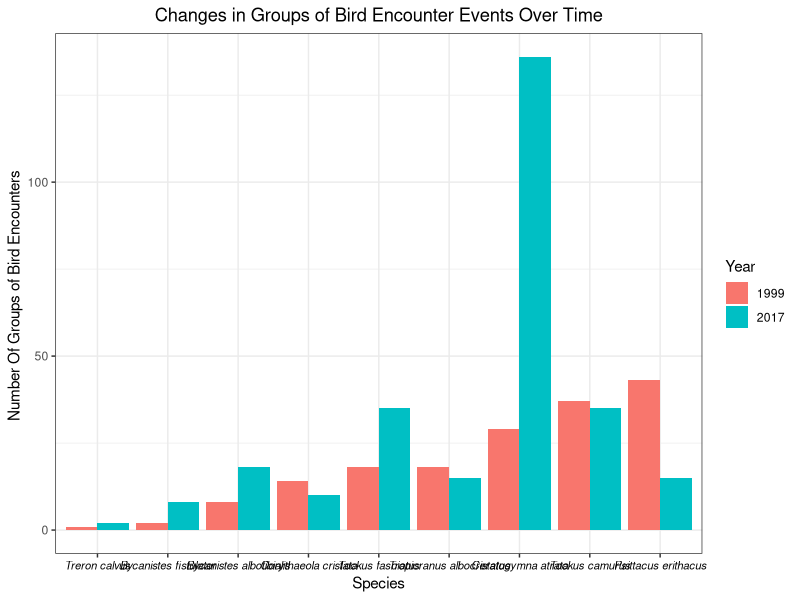
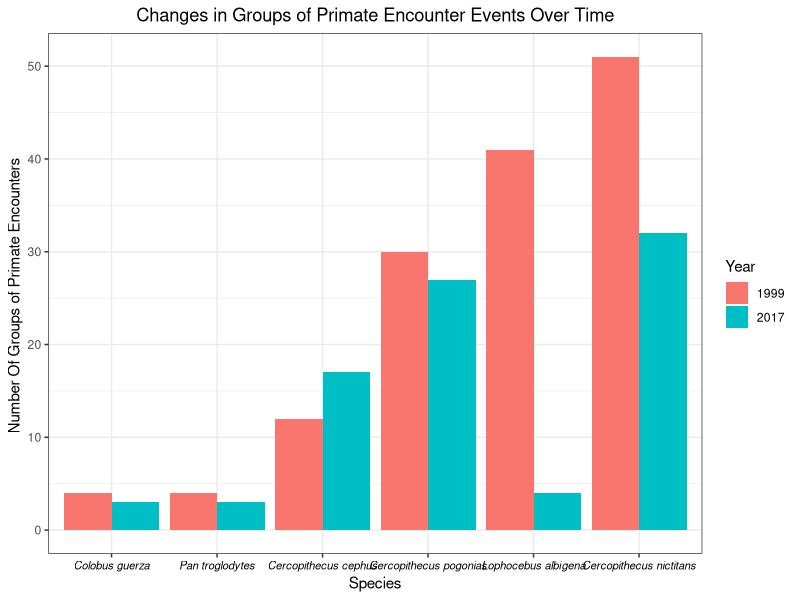
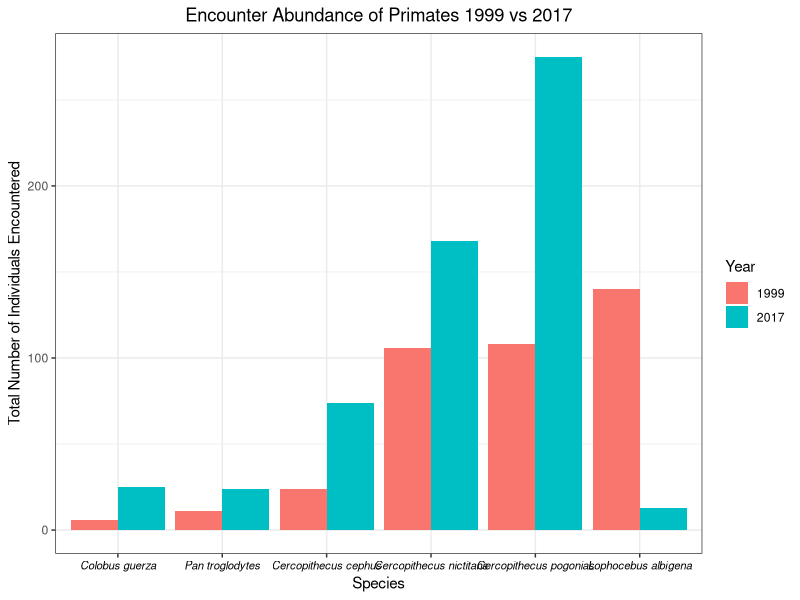
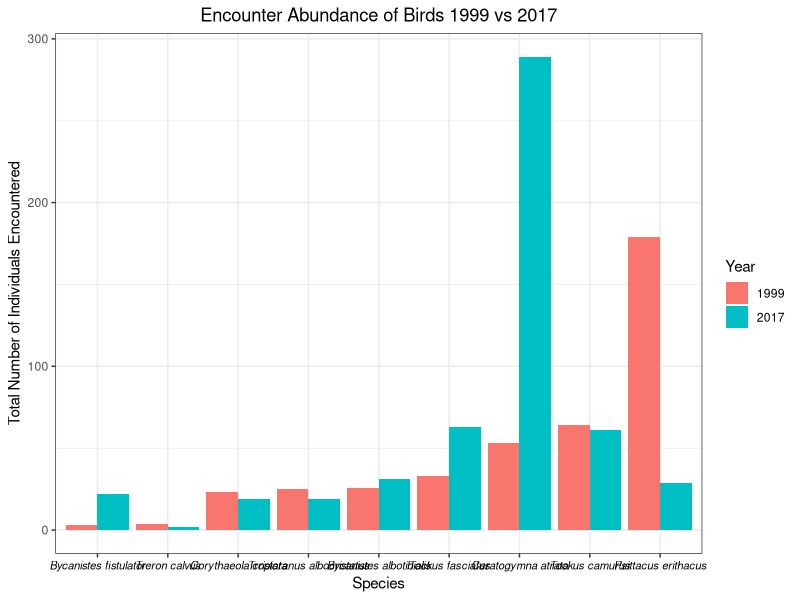
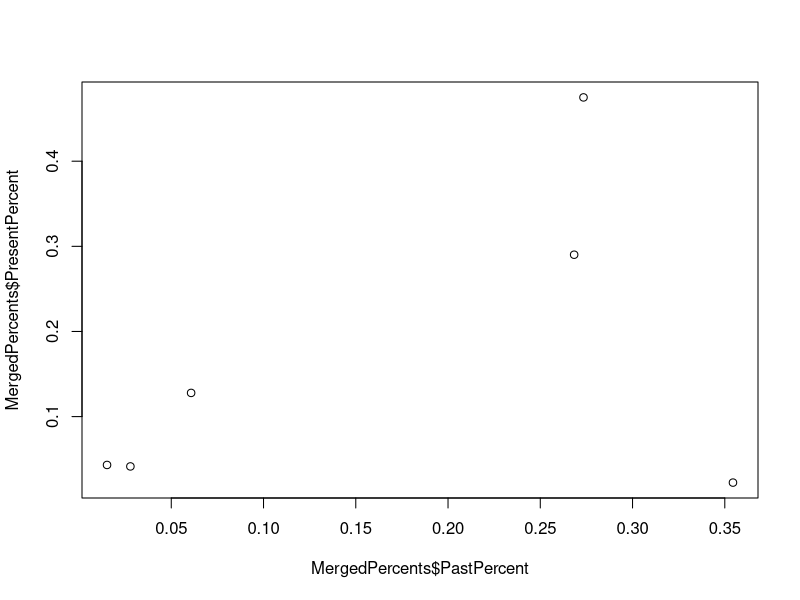
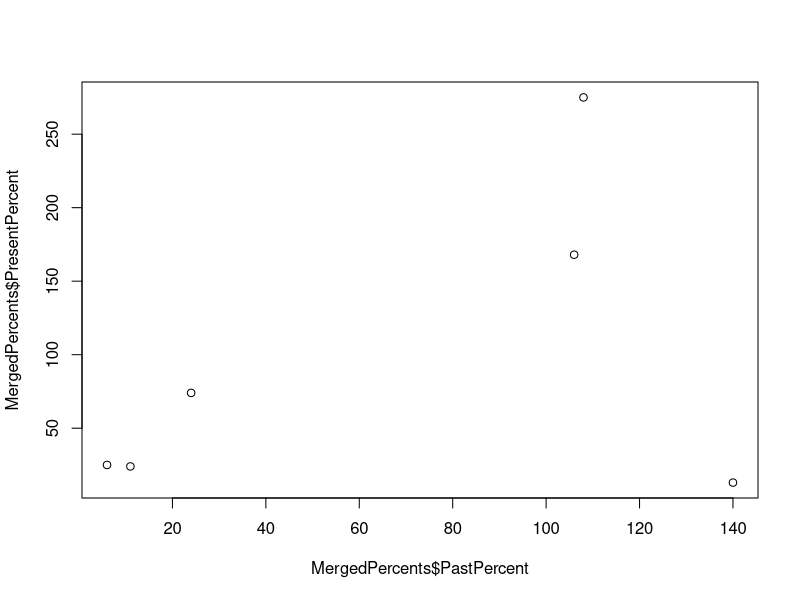
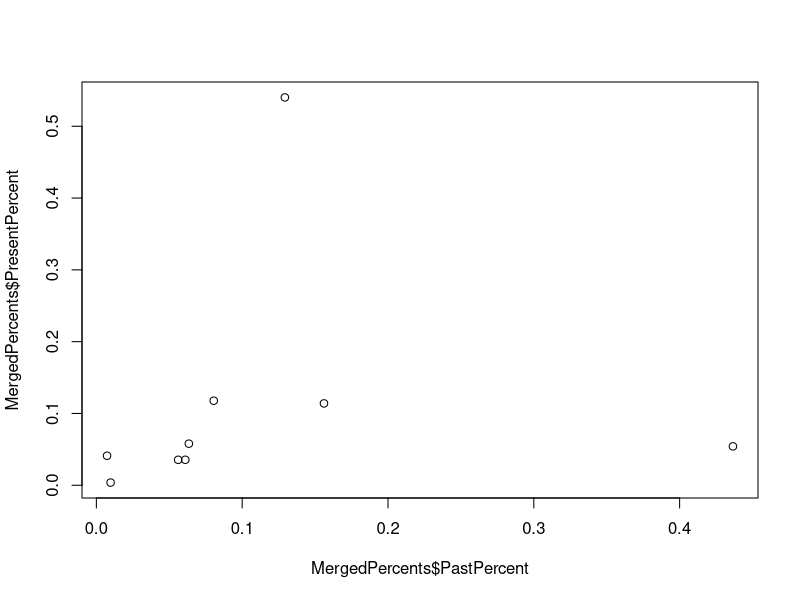
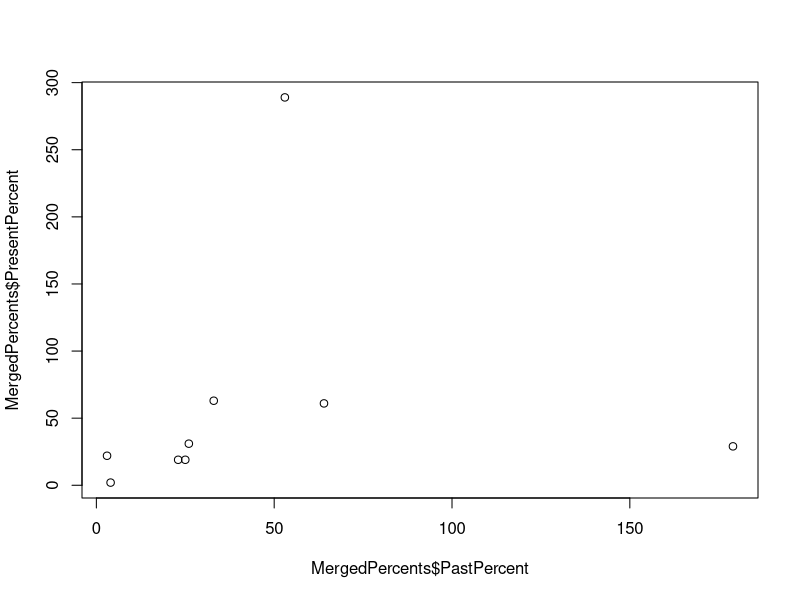

Write R code to recreate these figures, in order. (Note: this script raises an error after producing the figures.)
## ---- chunk 1
knitr::opts_chunk$set(echo = TRUE)
## ---- chunk 2


#import in Past dataset

Edited_Past_Data_1_2_ <- read.csv("../Cleaned FFA Data Jan And Feb/FFA1999March_7_2017.csv")
table(Edited_Past_Data_1_2_$Species)

#renaming datset

PastData <-Edited_Past_Data_1_2_

#Removing Turacos
PastData <- PastData[!(PastData$Species == "GT"),]

#grouping data into primates and birds
PastData$PrimateBird <- 0
PastData$PrimateBird[(PastData$Species == "GVT" | PastData$Species == "VT" | PastData$Species == "AGP" | PastData$Species == "APH" | PastData$Species == "BCH" | PastData$Species == "GBT" | PastData$Species == "GFP" | PastData$Species == "GT" | PastData$Species == "PPH" | PastData$Species == "RBDH" | PastData$Species == "WCH" | PastData$Species == "WTH")]="Bird"
PastData$PrimateBird[PastData$PrimateBird == 0] <- "Primate"


#Giving Each observation its Scientific Name for Graph labels
#Asteriks are to Show statistical significance
PastData$ScientificName <- "Unknown"
PastData$ScientificName[PastData$Species == "AGP"] = "Psittacus erithacus"
PastData$ScientificName[PastData$Species == "APH"] = "Tockus fasciatus" 
PastData$ScientificName[PastData$Species == "BCH"] = "Ceratogymna atrata"
PastData$ScientificName[PastData$Species == "GBT"] = "Corythaeola cristata"
PastData$ScientificName[PastData$Species == "PPH"] = "Bycanistes fistulator"
PastData$ScientificName[PastData$Species == "RBDH"] = "Tockus camurus"
PastData$ScientificName[PastData$Species == "WCH"] = "Tropicranus albocristatus"
PastData$ScientificName[PastData$Species == "WTH"] = "Bycanistes albotibialis"
PastData$ScientificName[PastData$Species == "GFP"] = "Treron calvus"

#Changing the Names of the  Primate species so they no longer are abbreviations. The asteriks Represent 
#Significant Differences

PastData$ScientificName[PastData$Species == "GCM"] = "Lophocebus albigena"
PastData$ScientificName[PastData$Species == "CRG"] = "Cercopithecus pogonias" 
PastData$ScientificName[PastData$Species == "WNG"] = "Cercopithecus nictitans"
PastData$ScientificName[PastData$Species == "MM"] = "Cercopithecus cephus"
PastData$ScientificName[PastData$Species == "CHIMP"] = "Pan troglodytes"
PastData$ScientificName[PastData$Species == "BWC"] = "Colobus guerza"

#Importing In Present Data set 
Winter2017FFAData <- read.csv("../Cleaned FFA Data Jan And Feb/FFA2017March_7_2017.csv")
#Data Has been Cleaned Using the Fixes Documented in The "Checking For Errors Document"
#Additionaly Two CRG observations were misrecorded as "GRG"" observations. 
#Fix: 
Winter2017FFAData$Species[(Winter2017FFAData$Species == "GRG")] = "CRG"
#Fix Number 2. "AGP" was recorded as "AGP " one time. Needs to be "AGP":
Winter2017FFAData$Species[(Winter2017FFAData$Species == "AGP ")] = "AGP"
#Table of how many times we recorded each of the different species. Not their abundance. 
table(Winter2017FFAData$Species)
#How many different species we found. There's 16.
unique(Winter2017FFAData$Species)
#Removing Fruit walk
Winter2017FFAData = Winter2017FFAData[!(Winter2017FFAData$Trail=="FW"),]
#Removing Things farther than 100 from Trail
Winter2017FFAData = Winter2017FFAData[Winter2017FFAData$Perp <= 100,]




#Removing Turacos
Winter2017FFAData <- Winter2017FFAData[!(Winter2017FFAData$Species == "GT"),]

#grouping data into primates and birds
Winter2017FFAData$PrimateBird <- 0
Winter2017FFAData$PrimateBird[(Winter2017FFAData$Species == "GVT" | Winter2017FFAData$Species == "VT" | Winter2017FFAData$Species == "AGP" | Winter2017FFAData$Species == "APH" | Winter2017FFAData$Species == "BCH" | Winter2017FFAData$Species == "GBT" | Winter2017FFAData$Species == "GFP" | Winter2017FFAData$Species == "GT" | Winter2017FFAData$Species == "PPH" | Winter2017FFAData$Species == "RBDH" | Winter2017FFAData$Species == "WCH" | Winter2017FFAData$Species == "WTH")]="Bird"
Winter2017FFAData$PrimateBird[Winter2017FFAData$PrimateBird == 0] <- "Primate"


#Giving Each observation its Scientific Name for Graph labels
#Asteriks are to Show statistical significance
Winter2017FFAData$ScientificName <- "Unknown"
Winter2017FFAData$ScientificName[Winter2017FFAData$Species == "AGP"] = "Psittacus erithacus"
Winter2017FFAData$ScientificName[Winter2017FFAData$Species == "APH"] = "Tockus fasciatus" 
Winter2017FFAData$ScientificName[Winter2017FFAData$Species == "BCH"] = "Ceratogymna atrata"
Winter2017FFAData$ScientificName[Winter2017FFAData$Species == "GBT"] = "Corythaeola cristata"
Winter2017FFAData$ScientificName[Winter2017FFAData$Species == "PPH"] = "Bycanistes fistulator"
Winter2017FFAData$ScientificName[Winter2017FFAData$Species == "RBDH"] = "Tockus camurus"
Winter2017FFAData$ScientificName[Winter2017FFAData$Species == "WCH"] = "Tropicranus albocristatus"
Winter2017FFAData$ScientificName[Winter2017FFAData$Species == "WTH"] = "Bycanistes albotibialis"
Winter2017FFAData$ScientificName[Winter2017FFAData$Species == "GFP"] = "Treron calvus"

#Changing the Names of the  Primate species so they no longer are abbreviations. The asteriks Represent 
#Significant Differences

Winter2017FFAData$ScientificName[Winter2017FFAData$Species == "GCM"] = "Lophocebus albigena"
Winter2017FFAData$ScientificName[Winter2017FFAData$Species == "CRG"] = "Cercopithecus pogonias" 
Winter2017FFAData$ScientificName[Winter2017FFAData$Species == "WNG"] = "Cercopithecus nictitans"
Winter2017FFAData$ScientificName[Winter2017FFAData$Species == "MM"] = "Cercopithecus cephus"
Winter2017FFAData$ScientificName[Winter2017FFAData$Species == "CHIMP"] = "Pan troglodytes"
Winter2017FFAData$ScientificName[Winter2017FFAData$Species == "BWC"] = "Colobus guerza"


#Labeling Old Data as Old, New Data as new

Winter2017FFAData$Year <- "2017"
PastData$Year <- "1999"

#Removing Columns that Can't be merged because they are of different units in the past and Present
ColumnsToRemovePresent <- names(Winter2017FFAData) %in% c("Time", "Distance.frm.Start")

ColumnsToRemovePast <- names(PastData) %in% c("Time", "Distance.frm.Start")

Winter2017FFAData <- Winter2017FFAData[,!ColumnsToRemovePresent]
PastData <- PastData[,!ColumnsToRemovePast]
## ---- chunk 3
require(dplyr)

MergedFFAData <- bind_rows(Winter2017FFAData, PastData)

table(MergedFFAData$Species)
table(MergedFFAData$Trail)
summary(MergedFFAData$Perp)

## ---- chunk 4
#Seperating into Primate Data and Bird Data
MergedFFADataBirds <- MergedFFAData[MergedFFAData$PrimateBird == "Bird",]
MergedFFADataPrimates <- MergedFFAData[MergedFFAData$PrimateBird == "Primate",]
## ---- chunk 5
#Creating a histogram of encounters
library(ggplot2)

##Attempting to Create Histogram Ordered by least Encountered Species in the past to most encountered species in the past

#Seperating Past And Present Data
MergedFFADataBirdsPast <- MergedFFADataBirds[MergedFFADataBirds$Year == "1999",]
#Summing Encounter Events by Species. Creating a "named vector"
SummarizedEncounterFFADataBirdsPast <- table(MergedFFADataBirdsPast$ScientificName)
#Finding the order of this named vector from smallest to largest
OrderOfPastEncounters <- order(SummarizedEncounterFFADataBirdsPast)
#Getting Names of Named vector ordered by encounter events!
OrderedBirdsPastEncounters <- names(SummarizedEncounterFFADataBirdsPast)[OrderOfPastEncounters]

#Factoring Merged Bird Data with new "levels" that are defined by our Order
MergedFFADataBirds$ScientificName <- factor(MergedFFADataBirds$ScientificName, levels = OrderedBirdsPastEncounters)

#Making a style for our graph to italicize Species Names
italic.16.text <- element_text(face = "italic", color = "black", size = 8)
## axis.text.x for x axis only

ggplot(MergedFFADataBirds, aes(fill=Year, x=ScientificName)) + geom_bar(position = "dodge") + ggtitle("Changes in Groups of Bird Encounter Events Over Time") + ylab("Number Of Groups of Bird Encounters ") + labs(fill = "Year", x = "Species") + theme(plot.title = element_text(color="black", size=14, face="bold.italic", hjust = 0.5)) + theme_bw() + theme(plot.title = element_text(hjust = 0.5),axis.text.x = italic.16.text)
## ---- chunk 6
#Creating a histogram of encounters
library(ggplot2)

#Seperating Primate Encounter into a past data frame so that histogram is order from lowest to highest encounter events of past
MergedFFADataPrimatesPast <- MergedFFADataPrimates[MergedFFADataPrimates$Year == "1999",]
#Getting Encounter events
SummarizedPastPrimateEncounters <- table(MergedFFADataPrimatesPast$ScientificName)
#Ordering Past Encounters by how often they show up in data set (lowest to highest)
OrderOfPastEncounters <- order(SummarizedPastPrimateEncounters)

#ATTEMPTING TO ORDER HISTOGRAM BY LOWEST TO HIGHEST ABUNDANCES OF PAST DATA. Lol did it
#First Get only Past Data
#Now set the levels of the Dataset we want to use, to be the Names of the ordered Past data from lowest number to highest. 
MergedFFADataPrimates$ScientificName <- factor(MergedFFADataPrimates$ScientificName, levels = names(SummarizedPastPrimateEncounters)[OrderOfPastEncounters])  # notice the changed order of factor levels

#Making a style for our graph to italicize Species Names
italic.16.text <- element_text(face = "italic", color = "black", size = 8)
## axis.text.x for x axis only




ggplot(MergedFFADataPrimates, aes(fill=Year, x=ScientificName)) + geom_bar(position = "dodge") + ggtitle("Changes in Groups of Primate Encounter Events Over Time") + ylab("Number Of Groups of Primate Encounters ") + labs(fill = "Year", x = "Species") + theme(plot.title = element_text(color="black", size=14, face="bold.italic", hjust = 0.5)) + theme_bw() + theme(plot.title = element_text(hjust = 0.5),axis.text.x = italic.16.text)
## ---- chunk 7
#Summing Number of Primate Species By  Year
NumberOfPrimatesByEncounter <- aggregate(Number ~ ScientificName + Year, MergedFFADataPrimates, sum)
#ATTEMPTING TO ORDER HISTOGRAM BY LOWEST TO HIGHEST ABUNDANCES OF PAST DATA. Lol did it
#First Get only Past Data
NumberOfPrimatesByEncounterPast <- NumberOfPrimatesByEncounter[NumberOfPrimatesByEncounter$Year == "1999",]
#Now set the levels of the Dataset we want to use, to be the Names of the ordered Past data from lowest number to highest. 
NumberOfPrimatesByEncounter$ScientificName <- factor(NumberOfPrimatesByEncounter$ScientificName, levels = NumberOfPrimatesByEncounterPast$ScientificName[order(NumberOfPrimatesByEncounterPast$Number)])  # notice the changed order of factor levels
#Graph
ggplot(NumberOfPrimatesByEncounter, aes(x = ScientificName, y = Number, fill = Year)) + geom_bar(stat = "identity", position  = "dodge") + ggtitle("Encounter Abundance of Primates 1999 vs 2017") + ylab("Total Number of Individuals Encountered") + labs(fill = "Year", x = "Species") +  theme(plot.title = element_text(color="black", size=14, face="bold.italic", hjust = 0.5)) + theme_bw() + theme(plot.title = element_text(hjust = 0.5),axis.text.x = italic.16.text)
ggsave("EncounterAbundancePrimates.png", width = 13, height = 8)

## ---- chunk 8
#Summing Number of Bird Species By  Year
NumberOfBirdsByEncounters <- aggregate(Number ~ ScientificName + Year, MergedFFADataBirds, sum)

#ATTEMPTING TO ORDER HISTOGRAM BY LOWEST TO HIGHEST ABUNDANCES OF PAST DATA. Lol did it
#First Get only Past Data
NumberOfBirdsByEncountersPast <- NumberOfBirdsByEncounters[NumberOfBirdsByEncounters$Year == "1999",]
#Now set the levels of the Dataset we want to use, to be the Names of the ordered Past data from lowest number to highest. 
NumberOfBirdsByEncounters$ScientificName <- factor(NumberOfBirdsByEncounters$ScientificName, levels = NumberOfBirdsByEncountersPast$ScientificName[order(NumberOfBirdsByEncountersPast$Number)])  # notice the changed order of factor levels
#Graph
ggplot(NumberOfBirdsByEncounters, aes(x = ScientificName, y = Number, fill = Year)) + geom_bar(stat = "identity", position  = "dodge") + ggtitle("Encounter Abundance of Birds 1999 vs 2017") + ylab("Total Number of Individuals Encountered") + labs(fill = "Year", x = "Species") +  theme(plot.title = element_text(color="black", size=14, face="bold.italic", hjust = 0.5)) + theme_bw() + theme(plot.title = element_text(hjust = 0.5),axis.text.x = italic.16.text)
ggsave("EncounterAbundanceBirds.png", width = 13, height = 8)
## ---- chunk 9

#Checking if Past Precent Predicts Current Percent
MergedFFADataPrimates <- aggregate(Number ~ ScientificName + Year, MergedFFADataPrimates, sum)
MergedFFADataPrimatesPast <- MergedFFADataPrimates[MergedFFADataPrimates$Year == "1999",]
MergedFFADataPrimatesPresent <- MergedFFADataPrimates[!MergedFFADataPrimates$Year == "1999",]
MergedFFADataPrimatesPastTotal <- sum(MergedFFADataPrimatesPast$Number)
MergedFFADataPrimatesPresentTotal <- sum(MergedFFADataPrimatesPresent$Number)
MergedFFADataPrimatesPast$PastPercent <- MergedFFADataPrimatesPast$Number/MergedFFADataPrimatesPastTotal
MergedFFADataPrimatesPresent$PresentPercent <-  MergedFFADataPrimatesPresent$Number/MergedFFADataPrimatesPresentTotal
require(dplyr)
MergedPercents <- bind_cols(MergedFFADataPrimatesPast , MergedFFADataPrimatesPresent)
PrimatePercents <- MergedPercents
plot(MergedPercents$PastPercent, MergedPercents$PresentPercent)
MergedPercentsModel <- lm(PastPercent~PresentPercent, MergedPercents)
summary(MergedPercentsModel)

#Plain number regression
MergedFFADataPrimates <- aggregate(Number ~ ScientificName + Year, MergedFFADataPrimates, sum)
MergedFFADataPrimatesPast <- MergedFFADataPrimates[MergedFFADataPrimates$Year == "1999",]
MergedFFADataPrimatesPresent <- MergedFFADataPrimates[!MergedFFADataPrimates$Year == "1999",]
MergedFFADataPrimatesPastTotal <- sum(MergedFFADataPrimatesPast$Number)
MergedFFADataPrimatesPresentTotal <- sum(MergedFFADataPrimatesPresent$Number)
MergedFFADataPrimatesPast$PastPercent <- MergedFFADataPrimatesPast$Number
MergedFFADataPrimatesPresent$PresentPercent <-  MergedFFADataPrimatesPresent$Number
require(dplyr)
MergedPercents <- bind_cols(MergedFFADataPrimatesPast , MergedFFADataPrimatesPresent)
plot(MergedPercents$PastPercent, MergedPercents$PresentPercent)
MergedPercentsModel <- lm(PastPercent~PresentPercent, MergedPercents)
summary(MergedPercentsModel)



## ---- chunk 10
#Checking if Past Precent Predicts Current Percent
MergedFFADataBirds <- aggregate(Number ~ ScientificName + Year, MergedFFADataBirds, sum)
MergedFFADataBirdsPast <- MergedFFADataBirds[MergedFFADataBirds$Year == "1999",]
MergedFFADataBirdsPresent <- MergedFFADataBirds[!MergedFFADataBirds$Year == "1999",]
MergedFFADataBirdsPastTotal <- sum(MergedFFADataBirdsPast$Number)
MergedFFADataBirdsPresentTotal <- sum(MergedFFADataBirdsPresent$Number)
MergedFFADataBirdsPast$PastPercent <- MergedFFADataBirdsPast$Number/MergedFFADataBirdsPastTotal
MergedFFADataBirdsPresent$PresentPercent <-  MergedFFADataBirdsPresent$Number/MergedFFADataBirdsPresentTotal
require(dplyr)
MergedPercents <- bind_cols(MergedFFADataBirdsPast , MergedFFADataBirdsPresent)
plot(MergedPercents$PastPercent, MergedPercents$PresentPercent)
MergedPercentsModel <- lm(PastPercent~PresentPercent, MergedPercents)
BirdPercents <- MergedPercents
summary(MergedPercentsModel)

#Plain number regression
MergedFFADataBirds <- aggregate(Number ~ ScientificName + Year, MergedFFADataBirds, sum)
MergedFFADataBirdsPast <- MergedFFADataBirds[MergedFFADataBirds$Year == "1999",]
MergedFFADataBirdsPresent <- MergedFFADataBirds[!MergedFFADataBirds$Year == "1999",]
MergedFFADataBirdsPastTotal <- sum(MergedFFADataBirdsPast$Number)
MergedFFADataBirdsPresentTotal <- sum(MergedFFADataBirdsPresent$Number)
MergedFFADataBirdsPast$PastPercent <- MergedFFADataBirdsPast$Number
MergedFFADataBirdsPresent$PresentPercent <-  MergedFFADataBirdsPresent$Number
require(dplyr)
MergedPercents <- bind_cols(MergedFFADataBirdsPast , MergedFFADataBirdsPresent)
plot(MergedPercents$PastPercent, MergedPercents$PresentPercent)
MergedPercentsModel <- lm(PastPercent~PresentPercent, MergedPercents)
summary(MergedPercentsModel)


## ---- chunk 11

PrimatePercents
BirdPercents
MergedPercents <- MergedPercents[-c(15,4),]
plot(MergedPercents)
MergedPercentsModel <- lm(PresentPercent~PastPercent, MergedPercents)
summary(MergedPercents)
plot(MergedPercents)

MergedPercents
## ---- chunk 12
ShannonIndexStats <- read.csv("ShannonIndexTtest.csv")

p <- ggplot(ShannonIndexStats, aes(fill=Year, y=Shannon_Index, x=Year))
limits <- aes(ymax = Shannon_Index + CI, ymin= Shannon_Index - CI)
p + geom_bar(position=dodge, stat = "identity") + geom_errorbar(limits, position=dodge, width=0.25) + labs(y="Shannon Index", x = "Time Period", title = "Shannon's Index Comparison (Encountered Abundances)") + theme(legend.title=element_blank()) 

par(mfrow=c(1,2))
ShannonIndexStats <- read.csv("ShannonIndexTtest2.csv")

p <- ggplot(ShannonIndexStats, aes(fill=Year, y=Shannon_Index, x=Year))
limits <- aes(ymax = Shannon_Index + CI, ymin= Shannon_Index - CI)
p + geom_bar(position=dodge, stat = "identity") + geom_errorbar(limits, position=dodge, width=0.25) + labs(y="Shannon Index", x = "Time Period", title = "Shannon's Index Comparison (Distance Estimated Abundances)") + theme(legend.title=element_blank()) 
